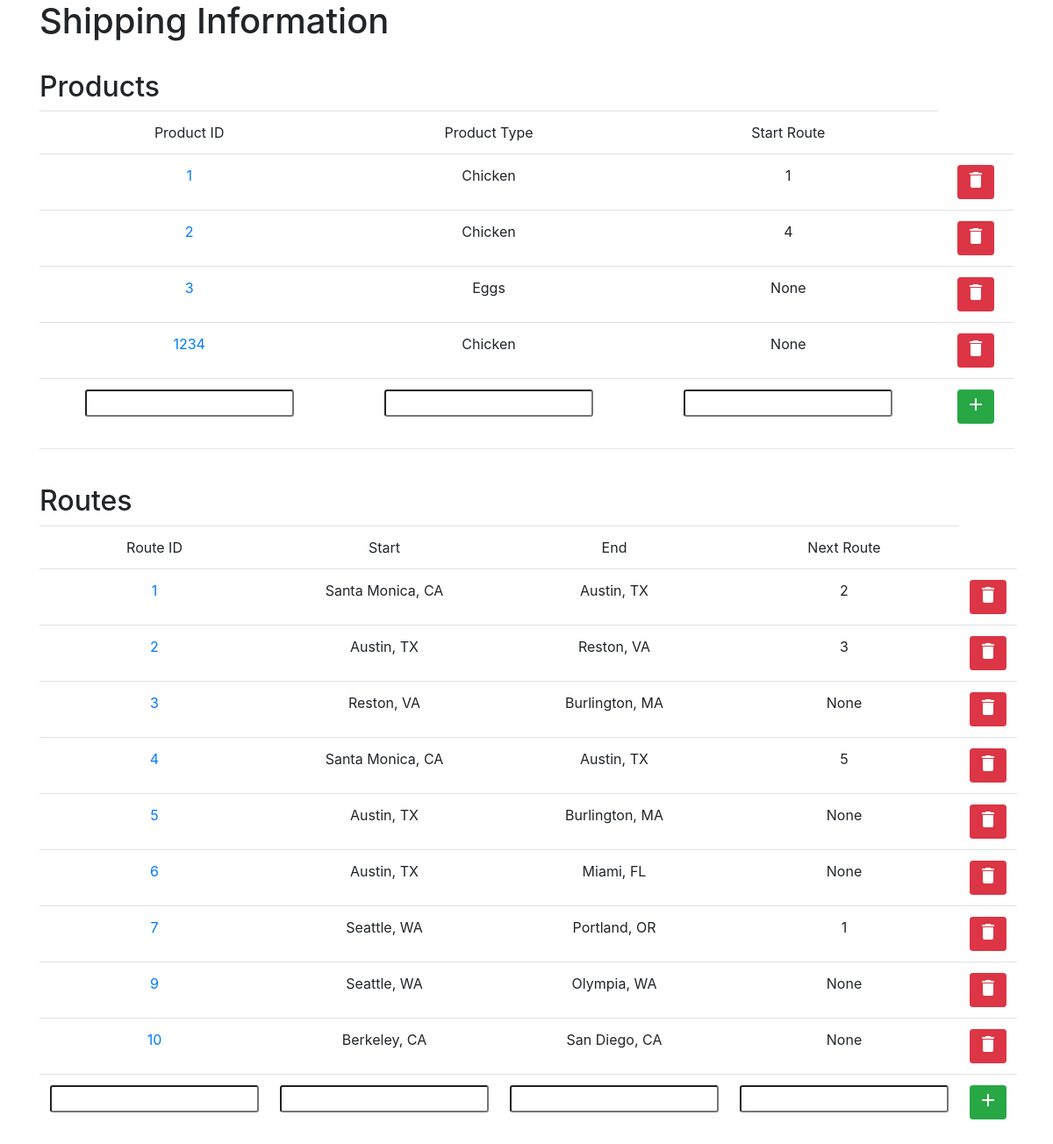
Before: / with the older database file.
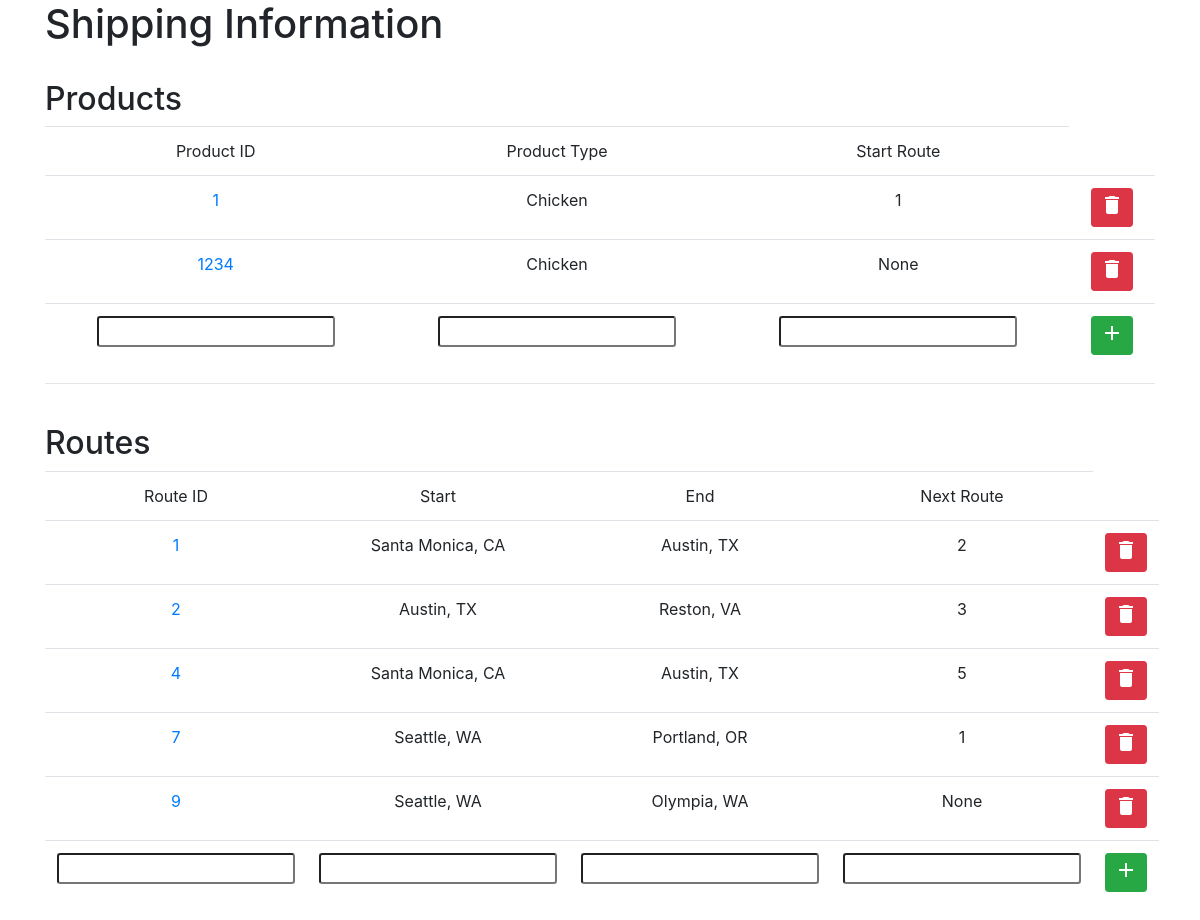
After: the same page with the newer database file.
### tables this page shows
CREATE TABLE product( 		product_id INTEGER PRIMARY KEY, 		product_type text, 		start_route INTEGER, 		start_date TIMESTAMP, 		end_date TIMESTAMP);

CREATE TABLE route( 		route_id INTEGER PRIMARY KEY, 		src_id INTEGER, 		dest_id INTEGER, 		next_route INTEGER, 		start_date TIMESTAMP, 		end_date TIMESTAMP);

CREATE TABLE location( 		location_id INTEGER PRIMARY KEY, 		location_name text, lat REAL, lon REAL);

### app.py (the view, shortened to what this page needs)
@app.route('/', methods=['GET', 'POST'])
def index():
	db = get_db()
	db.row_factory = sqlite3.Row
	cur = db.cursor()
	cur.execute("SELECT * FROM product;")
	products = cur.fetchall()
	cur.execute("SELECT * FROM route;")
	routes = cur.fetchall()
	cur.execute("SELECT * FROM location;")
	locations = cur.fetchall()
	return render_template('home.html', products = products, routes = routes, locations = locations)

### app.py (called while the page is built)
def get_db():
    db = getattr(g, '_database', None)
    if db is None:
        db = g._database = sqlite3.connect(DATABASE)
    return db

@app.teardown_appcontext
def close_connection(exception):
    db = getattr(g, '_database', None)
    if db is not None:
        db.close()

### templates/home.html (shortened to what this page needs)
{% extends 'layout.html' %}
{% block body %}
<h1>Shipping Information</h1>
<div class="text-center">
	<h2 class="text-left">Products</h2>
	<table class="table table-hover">
         <thead>
         	<td>Product ID</td>
         	<td>Product Type</td>
         	<td>Start Route</td>
         </thead>
         {% for product in products %}
            <tr>
               <td><a href="product/{{product["product_id"]}}">{{product["product_id"]}}</a></td>
               <td>{{product["product_type"]}}</td>
               <td>{{product["start_route"]}}</td>
               <form method="POST" action="">
                  <td><button class="btn btn-danger btn-sm" name="delete_product" type="submit" value={{ product["product_id"] }}><i class="material-icons">delete</i></button></td>
           	   </form>
            </tr>
         {% endfor %}
         <form method="POST" action="">
         <tr>
            <td><input type="number" name="product_id" class="form-control-sm" value={{request.form.product_id}}></td>
            <td><input type="text" name="product_type" class="form-control-sm" value={{request.form.product_type}}></td>
            <td><input type="number" name="start_route" class="form-control-sm" value={{request.form.start_route}}></td>
            <td><button class="btn btn-success btn-sm" name="submit_button" type="submit" value="Add Product"><i class="material-icons">add</i></button></td>
         </tr>
        </form>
      </table>
</div>
<hr>
<div class="text-center">
	<h2 class="text-left">Routes</h2>
	<table class="table table-hover">
         <thead>
         	<td>Route ID</td>
         	<td>Start</td>
         	<td>End</td>
         	<td>Next Route</td>
         </thead>
         {% for route in routes %}
            <tr>
               <td><a href="plot/{{route["route_id"]}}">{{route["route_id"]}}</a></td>
               <td>{{locations[route["src_id"] - 1]["location_name"]}}</td>
               <td>{{locations[route["dest_id"] - 1]["location_name"]}}</td>
               <td>{{route["next_route"]}}</td>
               <form method="POST" action="">
               <td><button class="btn btn-danger btn-sm" name="delete_route" type="submit" value={{route["route_id"]}}><i class="material-icons">delete</i></button></td>
           </form>
            </tr>
         {% endfor %}
    <form method="POST" action="">
         <tr>
            <td><input type="number" name="route_id" class="form-control-sm" value={{request.form.route_id}}></td>
            <td><input type="text" name="src_id" class="form-control-sm" value={{request.form.src_id}}></td>
            <td><input type="text" name="dest_id" class="form-control-sm" value={{request.form.dest_id}}></td>
            <td><input type="number" name="next_route" class="form-control-sm" value={{request.form.next_route}}></td>
            <td><button class="btn btn-success btn-sm" name="submit_button" type="submit" value="Add Route"><i class="material-icons">add</i></button></td>
         </tr>
        </form>
      </table>
</div>
{% endblock %}

Changed rows visible on the page:
removed product: product_id "2", product_type "Chicken", start_route "4"
removed product: product_id "3", product_type "Eggs", start_route "None"
removed route: route_id "3", {{ locations[route["src_id"] - 1]["location_name"] }} "Reston, VA", next_route "None"
no longer on this page (row unchanged): location: location_name "Burlington, MA"
removed route: route_id "5", {{ locations[route["src_id"] - 1]["location_name"] }} "Austin, TX", next_route "None"
removed route: route_id "6", {{ locations[route["src_id"] - 1]["location_name"] }} "Austin, TX", next_route "None"
no longer on this page (row unchanged): location: location_name "Miami, FL"
removed route: route_id "10", next_route "None"
no longer on this page (row unchanged): location: location_name "Berkeley, CA"
no longer on this page (row unchanged): location: location_name "San Diego, CA"
